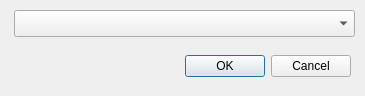
<?xml version="1.0" encoding="UTF-8"?>
<ui version="4.0">
 <class>CloseDataDialog</class>
 <widget class="QDialog" name="CloseDataDialog">
  <property name="geometry">
   <rect>
    <x>0</x>
    <y>0</y>
    <width>365</width>
    <height>96</height>
   </rect>
  </property>
  <property name="windowTitle">
   <string>Close Data</string>
  </property>
  <widget class="QDialogButtonBox" name="buttonBox">
   <property name="geometry">
    <rect>
     <x>30</x>
     <y>50</y>
     <width>321</width>
     <height>32</height>
    </rect>
   </property>
   <property name="orientation">
    <enum>Qt::Horizontal</enum>
   </property>
   <property name="standardButtons">
    <set>QDialogButtonBox::Cancel|QDialogButtonBox::Ok</set>
   </property>
  </widget>
  <widget class="QComboBox" name="DataList">
   <property name="geometry">
    <rect>
     <x>14</x>
     <y>10</y>
     <width>341</width>
     <height>27</height>
    </rect>
   </property>
  </widget>
 </widget>
 <resources/>
 <connections>
  <connection>
   <sender>buttonBox</sender>
   <signal>accepted()</signal>
   <receiver>CloseDataDialog</receiver>
   <slot>accept()</slot>
   <hints>
    <hint type="sourcelabel">
     <x>248</x>
     <y>254</y>
    </hint>
    <hint type="destinationlabel">
     <x>157</x>
     <y>274</y>
    </hint>
   </hints>
  </connection>
  <connection>
   <sender>buttonBox</sender>
   <signal>rejected()</signal>
   <receiver>CloseDataDialog</receiver>
   <slot>reject()</slot>
   <hints>
    <hint type="sourcelabel">
     <x>316</x>
     <y>260</y>
    </hint>
    <hint type="destinationlabel">
     <x>286</x>
     <y>274</y>
    </hint>
   </hints>
  </connection>
 </connections>
</ui>
